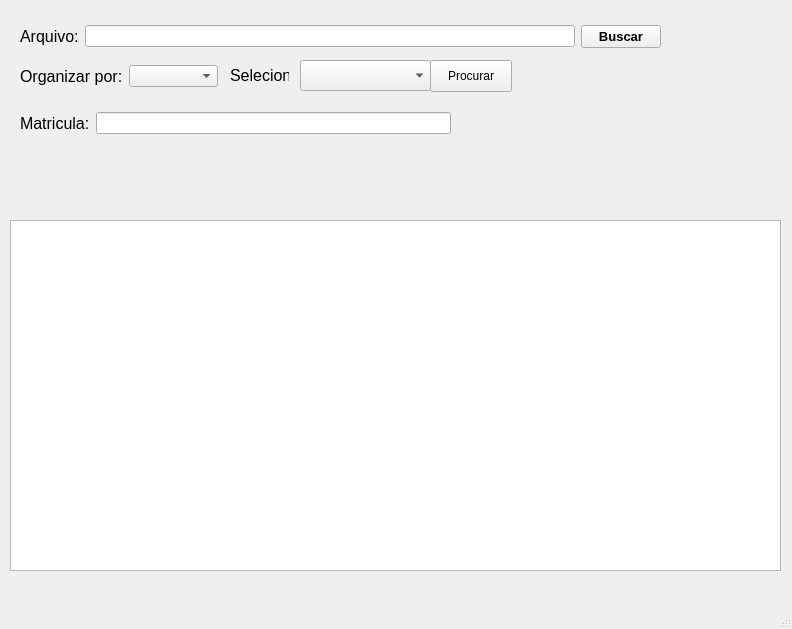
<?xml version="1.0" encoding="UTF-8"?>
<ui version="4.0">
 <class>MainWindow</class>
 <widget class="QMainWindow" name="MainWindow">
  <property name="geometry">
   <rect>
    <x>0</x>
    <y>0</y>
    <width>792</width>
    <height>629</height>
   </rect>
  </property>
  <property name="windowTitle">
   <string>MainWindow</string>
  </property>
  <widget class="QWidget" name="centralwidget">
   <widget class="QTableWidget" name="tableWidget">
    <property name="geometry">
     <rect>
      <x>10</x>
      <y>220</y>
      <width>771</width>
      <height>351</height>
     </rect>
    </property>
   </widget>
   <widget class="QWidget" name="layoutWidget">
    <property name="geometry">
     <rect>
      <x>20</x>
      <y>20</y>
      <width>641</width>
      <height>33</height>
     </rect>
    </property>
    <layout class="QHBoxLayout" name="horizontalLayout">
     <item>
      <widget class="QLabel" name="label">
       <property name="font">
        <font>
         <pointsize>12</pointsize>
        </font>
       </property>
       <property name="text">
        <string>Arquivo:</string>
       </property>
      </widget>
     </item>
     <item>
      <widget class="QLineEdit" name="lineEditPath"/>
     </item>
     <item>
      <widget class="QPushButton" name="pushButtonSearch">
       <property name="font">
        <font>
         <pointsize>10</pointsize>
         <bold>true</bold>
        </font>
       </property>
       <property name="text">
        <string>Buscar</string>
       </property>
      </widget>
     </item>
    </layout>
   </widget>
   <widget class="QWidget" name="layoutWidget">
    <property name="geometry">
     <rect>
      <x>20</x>
      <y>60</y>
      <width>198</width>
      <height>32</height>
     </rect>
    </property>
    <layout class="QHBoxLayout" name="horizontalLayout_2">
     <item>
      <widget class="QLabel" name="label_2">
       <property name="font">
        <font>
         <pointsize>12</pointsize>
        </font>
       </property>
       <property name="text">
        <string>Organizar por:</string>
       </property>
      </widget>
     </item>
     <item>
      <widget class="QComboBox" name="comboBoxSelecionar">
       <item>
        <property name="text">
         <string/>
        </property>
       </item>
       <item>
        <property name="text">
         <string>Turma</string>
        </property>
       </item>
       <item>
        <property name="text">
         <string>Curso</string>
        </property>
       </item>
       <item>
        <property name="text">
         <string>Disciplina</string>
        </property>
       </item>
       <item>
        <property name="text">
         <string>Matricula</string>
        </property>
       </item>
      </widget>
     </item>
    </layout>
   </widget>
   <widget class="QWidget" name="layoutWidget">
    <property name="geometry">
     <rect>
      <x>20</x>
      <y>110</y>
      <width>431</width>
      <height>26</height>
     </rect>
    </property>
    <layout class="QHBoxLayout" name="horizontalLayout_4">
     <item>
      <widget class="QLabel" name="labelMat">
       <property name="font">
        <font>
         <pointsize>12</pointsize>
        </font>
       </property>
       <property name="text">
        <string>Matricula:</string>
       </property>
      </widget>
     </item>
     <item>
      <widget class="QLineEdit" name="lineEditMatricula"/>
     </item>
    </layout>
   </widget>
   <widget class="QComboBox" name="comboBoxEspecifico">
    <property name="geometry">
     <rect>
      <x>300</x>
      <y>60</y>
      <width>131</width>
      <height>31</height>
     </rect>
    </property>
    <item>
     <property name="text">
      <string/>
     </property>
    </item>
   </widget>
   <widget class="QPushButton" name="pushButtonSearch_2">
    <property name="geometry">
     <rect>
      <x>430</x>
      <y>60</y>
      <width>82</width>
      <height>32</height>
     </rect>
    </property>
    <property name="text">
     <string>Procurar</string>
    </property>
   </widget>
   <widget class="QLabel" name="labelSelected">
    <property name="geometry">
     <rect>
      <x>230</x>
      <y>65</y>
      <width>59</width>
      <height>21</height>
     </rect>
    </property>
    <property name="font">
     <font>
      <pointsize>12</pointsize>
     </font>
    </property>
    <property name="text">
     <string>Selecione:</string>
    </property>
   </widget>
  </widget>
  <widget class="QMenuBar" name="menubar">
   <property name="geometry">
    <rect>
     <x>0</x>
     <y>0</y>
     <width>792</width>
     <height>24</height>
    </rect>
   </property>
  </widget>
  <widget class="QStatusBar" name="statusbar"/>
 </widget>
 <resources/>
 <connections/>
</ui>
